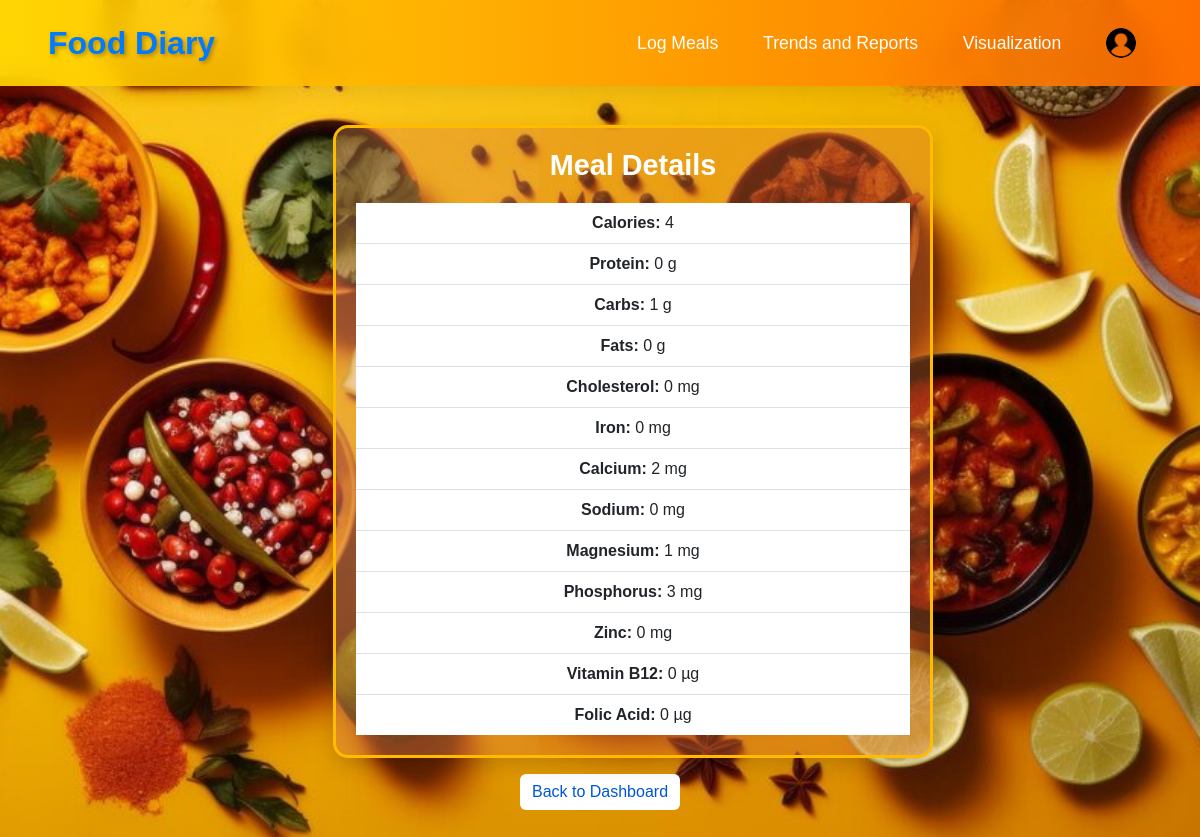
The page /meal_detail/ (signed in) on the database its author committed.
### calorie/models.py (models this page shows, shortened)
class NutritionData(models.Model):
    user = models.ForeignKey(User, on_delete=models.CASCADE)
    image = models.ForeignKey(Image, on_delete=models.CASCADE)
    class_name = models.CharField(max_length=100)
    calories = models.PositiveIntegerField(default=0)
    protein = models.PositiveIntegerField(default=0)
    carbs = models.PositiveIntegerField(default=0)
    fats = models.PositiveIntegerField(default=0)
    cholestrol = models.PositiveIntegerField(default=0)
    iron = models.PositiveIntegerField(default=0)
    calcium = models.PositiveIntegerField(default=0)
    sodium = models.PositiveIntegerField(default=0)
    magnesium = models.PositiveIntegerField(default=0)
    phosphorus = models.PositiveIntegerField(default=0)
    zinc = models.PositiveIntegerField(default=0)
    vitaminb12 = models.PositiveIntegerField(default=0)
    folic_acid = models.PositiveIntegerField(default=0)
    updated_at = models.DateTimeField(auto_now=True)

### calorie/views.py (the view)
# urls.py: path("meal_detail/", views.meal_detail, name="meal_detail"),
def meal_detail(request):
    data = NutritionData.objects.filter(user=request.user).last()
    if not data:
        request.session['visualization_available'] = False
        messages.error(request, "No nutrition data available.")
        return redirect("upload_image")
    labels = ['Calories', 'Protein', 'Carbs', 'Fats', 'Cholesterol', 'Iron', 'Calcium', 'Sodium', 'Magnesium']
    raw_values = [
        data.calories, data.protein, data.carbs, data.fats, data.cholestrol,
        data.iron, data.calcium, data.sodium, data.magnesium
    ]
    values = [float(val) if val is not None else 0 for val in raw_values]
    if any(values):
        request.session['visualization_available'] = True
    else:
        request.session['visualization_available'] = False
        messages.info(request, "Insufficient data for visualization.")
        return redirect("upload_image")
    try:
        bar_chart = generate_chart("bar", labels, values, colors=['red', 'blue', 'green', 'orange', 'pink', 'yellow', 'purple', 'violet'], title="Nutrition Overview - Bar Chart")
        pie_chart = generate_chart("pie", labels, values, colors=['red', 'blue', 'green', 'orange', 'pink', 'yellow', 'purple', 'violet'], title="Nutrition Overview - Pie Chart")
        line_chart = generate_chart("line", labels, values, color='blue', title="Nutrition Overview - Line Chart")
        donut_chart = generate_chart("donut", labels, values, colors=['red', 'blue', 'green', 'orange', 'pink', 'yellow', 'purple', 'violet'], title="Nutrition Overview - Donut Chart")
        scatter_chart = generate_chart("scatter", labels, values, color='green', title="Nutrition Overview - Scatter Plot")
        radar_chart = generate_chart("radar", labels, values, color='blue', title="Nutrition Overview - Radar Chart")  # Radar chart generation
    except Exception as e:
        print("Error during chart generation:", str(e))
        messages.error(request, "Error generating charts.")
        return redirect("upload_image")
    return render(request, "calorie/meal_detail.html", {
        "data": data,
        "bar_chart": bar_chart,
        "pie_chart": pie_chart,
        "line_chart": line_chart,
        "donut_chart": donut_chart,
        "scatter_chart":scatter_chart,
        "radar_chart": radar_chart,
    })

### calorie/templates/calorie/meal_detail.html (shortened to what this page needs)
{% extends 'calorie/base.html' %}
{% block content %}
<div class="container" style="margin-top: 100px;">
  <div class="row justify-content-center">
    <div class="col-md-6">
      <div class="card justify-content-center" style="width: 600px;">
        <div class="card-body">
          <h5 class="card-title text-center">Meal Details</h5>
          {% if data %}
          <ul class="list-group list-group-flush">
            <li class="list-group-item">
              <strong>Calories:</strong> {{ data.calories }}
            </li>
            <li class="list-group-item">
              <strong>Protein:</strong> {{ data.protein }} g
            </li>
            <li class="list-group-item">
              <strong>Carbs:</strong> {{ data.carbs }} g
            </li>
            <li class="list-group-item">
              <strong>Fats:</strong> {{ data.fats }} g
            </li>
            <li class="list-group-item">
              <strong>Cholesterol:</strong> {{ data.cholestrol }} mg
            </li>
            <li class="list-group-item">
              <strong>Iron:</strong> {{ data.iron }} mg
            </li>
            <li class="list-group-item">
              <strong>Calcium:</strong> {{ data.calcium }} mg
            </li>
            <li class="list-group-item">
              <strong>Sodium:</strong> {{ data.sodium }} mg
            </li>
            <li class="list-group-item">
              <strong>Magnesium:</strong> {{ data.magnesium }} mg
            </li>
            <li class="list-group-item">
              <strong>Phosphorus:</strong> {{ data.phosphorus }} mg
            </li>
            <li class="list-group-item">
              <strong>Zinc:</strong> {{ data.zinc }} mg
            </li>
            <li class="list-group-item">
              <strong>Vitamin B12:</strong> {{ data.vitaminb12 }} µg
            </li>
            <li class="list-group-item">
              <strong>Folic Acid:</strong> {{ data.folic_acid }} µg
            </li>
          </ul>
          {% else %}
          <p class="text-muted">No meal details available.</p>
          {% endif %}
        </div>
      </div>
    </div>
  </div>
  <div class="d-flex justify-content-center mt-3">
    <a href="{% url 'home' %}" class="btn btn-primary">Back to Dashboard</a>
  </div>
</div>
{% endblock %}

### calorie/static/calorie/style.css (style rules this page uses)
body { background: url("/static/assets/images/homee.jpg") no-repeat center center fixed; background-size: cover; height: 100vh; flex-direction: column; justify-content: space-between; }
body { font-family: "Arial", sans-serif; }
.card-title { font-size: 1.8rem; font-weight: bold; margin-bottom: 20px; color: white; }
.btn-primary { background-color: #ffffff; color: #0056d6; border: none; transition: background 0.3s ease, color 0.3s ease; }
.list-group { text-align: center; }
.card { margin-top: 25px; border: solid; border-color:rgb(255, 187, 0) ; border-radius: 15px; color: white; background-color: rgba(215, 115, 48, 0.362); overflow: hidden; position: relative; transition: transform 0.3s ease, box-shadow 0.3s ease, filter 0.3s ease; box-shadow: 0 8px 20px rgba(0, 0, 0, 0.15); }
.card::before { content: ""; position: absolute; top: -50%; left: -50%; width: 500px; height: 200%; background: radial-gradient( circle, rgba(255, 255, 255, 0.15), transparent 70% ); animation: subtleBackgroundAnim 8s infinite linear; z-index: 1; }
.card-body { position: relative; z-index: 2; padding: 20px; }

### rows shown on the page
NutritionData: calories "4", protein "0", carbs "1", fats "0", cholestrol "0", iron "0", calcium "2", sodium "0", magnesium "1", phosphorus "3", zinc "0", vitaminb12 "0", folic_acid "0"
